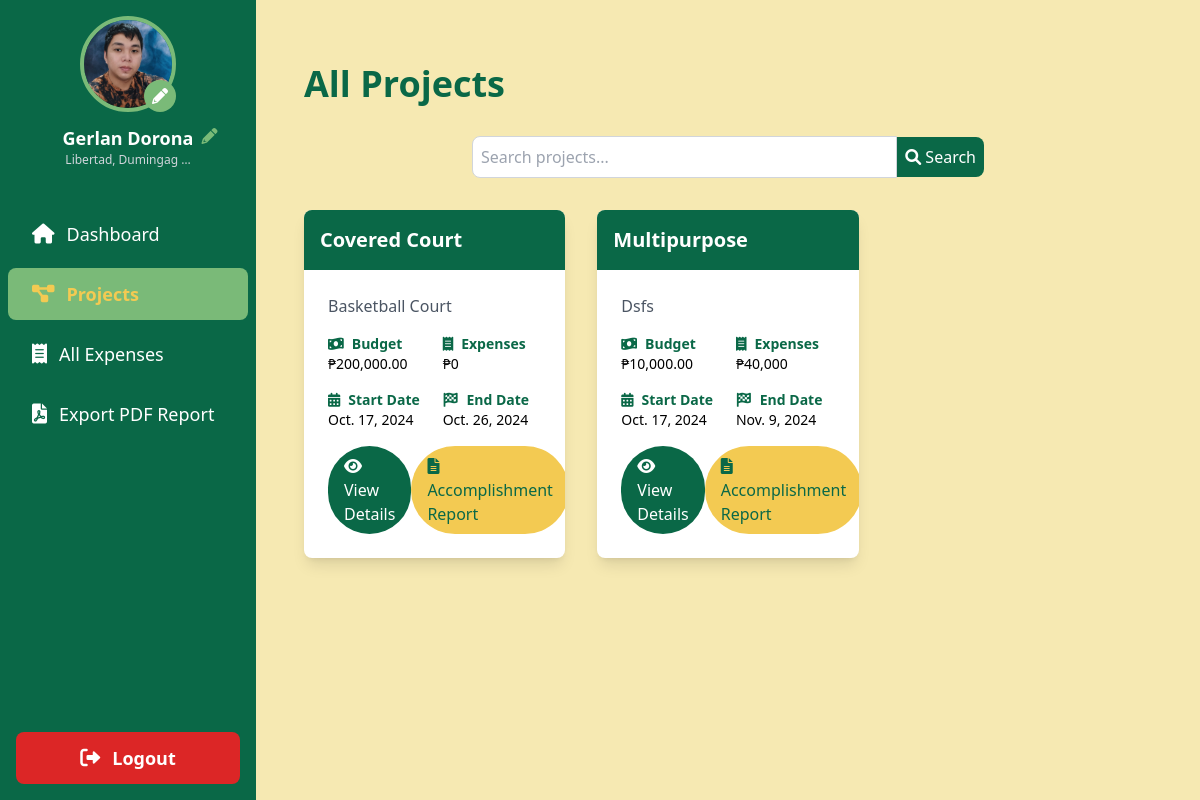
The page /projects/ (signed in) on the database its author committed.
### sk_project/models.py (models this page shows, shortened)
class User(AbstractUser):
    is_chairman = models.BooleanField(default=False)
    profile_picture = models.ImageField(upload_to='profile_pics/', default='profile_pics/default_avatar.png', blank=True)
    address = models.TextField(blank=True, null=True)
    contact_number = models.CharField(max_length=15, blank=True, null=True)
    groups = models.ManyToManyField(
        Group,
        verbose_name=_('groups'),
        blank=True,
        help_text=_(
            'The groups this user belongs to. A user will get all permissions '
            'granted to each of their groups.'
        ),
        related_name='sk_user_set',
        related_query_name='sk_user',
    )
    user_permissions = models.ManyToManyField(
        Permission,
        verbose_name=_('user permissions'),
        blank=True,
        help_text=_('Specific permissions for this user.'),
        related_name='sk_user_set',
        related_query_name='sk_user',
    )

class Project(models.Model):
    name = models.CharField(max_length=255)
    description = models.TextField()
    budget = models.DecimalField(max_digits=10, decimal_places=2)
    main_budget = models.ForeignKey(MainBudget, related_name='projects', on_delete=models.SET_NULL, null=True)
    chairman = models.ForeignKey(User, related_name='projects', on_delete=models.CASCADE)
    start_date = models.DateField()
    end_date = models.DateField()
    created_at = models.DateTimeField(auto_now_add=True)
    updated_at = models.DateTimeField(auto_now=True)
    def total_expenses(self):
        return self.expenses.aggregate(models.Sum('amount'))['amount__sum'] or 0
    class Meta:
        ordering = ['start_date']

### sk_project/views.py (the view)
# urls.py: path('projects/', views.all_projects, name='all_projects'),
def all_projects(request):
    search_query = request.GET.get('search', '')
    projects = Project.objects.filter(chairman=request.user)
    if search_query:
        projects = projects.filter(
            Q(name__icontains=search_query) |
            Q(description__icontains=search_query)
        )
    context = {
        'projects': projects,
        'search_query': search_query,
    }
    return render(request, 'all_projects.html', context)

### templates/all_projects.html (shortened to what this page needs)
{% extends 'base.html' %}
{% load humanize %}
{% block content %}
<div class="container mx-auto px-4 py-8">
    <h1 class="text-4xl font-bold text-tertiary mb-8 animate-fade-in">All Projects</h1>
    <form method="GET" action="{% url 'all_projects' %}" class="mb-8">
        <div class="flex items-center max-w-lg mx-auto">
            <input type="text" name="search" placeholder="Search projects..." value="{{ request.GET.search }}" class="flex-grow p-2 border border-gray-300 rounded-l-lg focus:outline-none focus:ring-2 focus:ring-tertiary">
            <button type="submit" class="bg-tertiary text-white p-2 rounded-r-lg hover:bg-quaternary transition duration-300">
                <i class="fas fa-search"></i> Search
            </button>
        </div>
    </form>
    <div class="grid grid-cols-1 md:grid-cols-2 lg:grid-cols-3 gap-8">
        {% for project in projects %}
        <div class="bg-white rounded-lg shadow-lg overflow-hidden transition-all duration-300 hover:shadow-xl hover:-translate-y-1 animate-fade-in" style="animation-delay: {{ forloop.counter|add:1|stringformat:'d'}}00ms;">
            <div class="bg-tertiary text-white p-4">
                <h2 class="text-xl font-semibold">{{ project.name }}</h2>
            </div>
            <div class="p-6">
                <p class="text-gray-600 mb-4">{{ project.description|truncatechars:100 }}</p>
                <div class="grid grid-cols-2 gap-4 text-sm mb-4">
                    <div>
                        <p class="font-semibold text-tertiary"><i class="fas fa-money-bill-wave mr-2"></i>Budget</p>
                        <p>₱{{ project.budget|intcomma }}</p>
                    </div>
                    <div>
                        <p class="font-semibold text-tertiary"><i class="fas fa-receipt mr-2"></i>Expenses</p>
                        <p>₱{{ project.total_expenses|intcomma }}</p>
                    </div>
                    <div>
                        <p class="font-semibold text-tertiary"><i class="fas fa-calendar-alt mr-2"></i>Start Date</p>
                        <p>{{ project.start_date }}</p>
                    </div>
                    <div>
                        <p class="font-semibold text-tertiary"><i class="fas fa-flag-checkered mr-2"></i>End Date</p>
                        <p>{{ project.end_date }}</p>
                    </div>
                </div>
                <div class="flex justify-between items-center mt-4">
                    <a href="{% url 'project_detail' project.id %}" class="bg-tertiary text-white px-4 py-2 rounded-full hover:bg-quaternary transition duration-300">
                        <i class="fas fa-eye mr-2"></i>View Details
                    </a>
                    <a href="{% url 'project_accomplishment_report' project.id %}" class="bg-primary text-tertiary px-4 py-2 rounded-full hover:bg-secondary transition duration-300">
                        <i class="fas fa-file-alt mr-2"></i>Accomplishment Report
                    </a>
                </div>
            </div>
        </div>
        {% empty %}
        <p class="col-span-3 text-center text-gray-500 text-lg animate-fade-in">No projects found. {% if search_query %}Try a different search term or {% endif %}Start by creating your first project!</p>
        {% endfor %}
    </div>
</div>
{% endblock %}

### templates/base.html (shortened to what this page needs)
<!DOCTYPE html>
<html lang="en">
    {% load static %}
    <head>
        <script src="https://cdn.tailwindcss.com"></script>
        <link href="https://cdnjs.cloudflare.com/ajax/libs/font-awesome/6.0.0-beta3/css/all.min.css" rel="stylesheet">
    </head>
    <body class="bg-secondary">
        <div class="flex h-screen">
            <aside class="w-64 bg-tertiary text-white flex flex-col">
                <div class="p-4 flex flex-col items-center">
                    <a href="{% url 'edit_profile' %}" class="mb-3 relative">
                        {% if user.profile_picture %}
                            <img src="{{ user.profile_picture.url }}" alt="Profile Picture" class="w-24 h-24 rounded-full border-4 border-quaternary hover:border-primary transition-colors duration-200">
                        {% else %}
                            <img src="{% static 'img/drr.png' %}" alt="Default Profile Picture" class="w-24 h-24 rounded-full border-4 border-quaternary hover:border-primary transition-colors duration-200">
                        {% endif %}
                        <i class="fas fa-pencil-alt absolute bottom-0 right-0 bg-quaternary text-white p-2 rounded-full"></i>
                    </a>
                    <div class="text-center relative">
                        <h2 class="text-lg font-semibold">{{ user.get_full_name|title }}</h2>
                        <p class="text-xs text-gray-300">{{ user.address|truncatechars:20|capfirst }}</p>
                        <a href="{% url 'edit_profile' %}" class="absolute -right-6 top-0">
                            <i class="fas fa-pencil-alt text-quaternary hover:text-primary transition-colors duration-200"></i>
                        </a>
                    </div>
                </div>
                <nav class="mt-6 flex-grow">
                    <a href="{% url 'dashboard' %}" class="block py-3 px-6 hover:bg-quaternary transition-colors duration-200  rounded-lg mb-2 mx-2 flex items-center">
                        <i class="fas fa-home mr-3 text-xl"></i> <span class="text-lg">Dashboard</span>
                    </a>
                    <a href="{% url 'all_projects' %}" class="block py-3 px-6 hover:bg-quaternary transition-colors duration-200 {% if request.resolver_match.url_name == 'all_projects' %}bg-quaternary text-primary font-bold{% endif %} rounded-lg mb-2 mx-2 flex items-center">
                        <i class="fas fa-project-diagram mr-3 text-xl"></i> <span class="text-lg">Projects</span>
                    </a>
                    <a href="{% url 'all_expenses' %}" class="block py-3 px-6 hover:bg-quaternary transition-colors duration-200  rounded-lg mb-2 mx-2 flex items-center">
                        <i class="fas fa-receipt mr-3 text-xl"></i> <span class="text-lg">All Expenses</span>
                    </a>
                    <a href="{% url 'export_pdf_report' %}" class="block py-3 px-6 hover:bg-quaternary transition-colors duration-200  rounded-lg mb-2 mx-2 flex items-center">
                        <i class="fas fa-file-pdf mr-3 text-xl"></i> <span class="text-lg">Export PDF Report</span>
                    </a>
                </nav>
                <div class="p-4 mt-auto">
                    <a href="{% url 'logout' %}" class="block py-3 px-6 bg-red-600 text-white rounded-lg hover:bg-red-700 transition-colors duration-200 text-center flex items-center justify-center">
                        <i class="fas fa-sign-out-alt mr-3 text-xl"></i> <span class="text-lg font-semibold">Logout</span>
                    </a>
                </div>
            </aside>
            <main class="flex-1 p-8 overflow-y-auto">
                {% block content %}
                {% endblock %}
            </main>
        </div>
    </body>
</html>

### rows shown on the page
User: profile_picture (picture), get_full_name "Gerlan Dorona", address "Libertad, Dumingag …"
Project: name "Covered Court", description "Basketball Court", budget "200,000.00", total_expenses "0", start_date "Oct. 17, 2024", end_date "Oct. 26, 2024"
Project: name "Multipurpose", description "Dsfs", budget "10,000.00", total_expenses "40,000", start_date "Oct. 17, 2024", end_date "Nov. 9, 2024"
